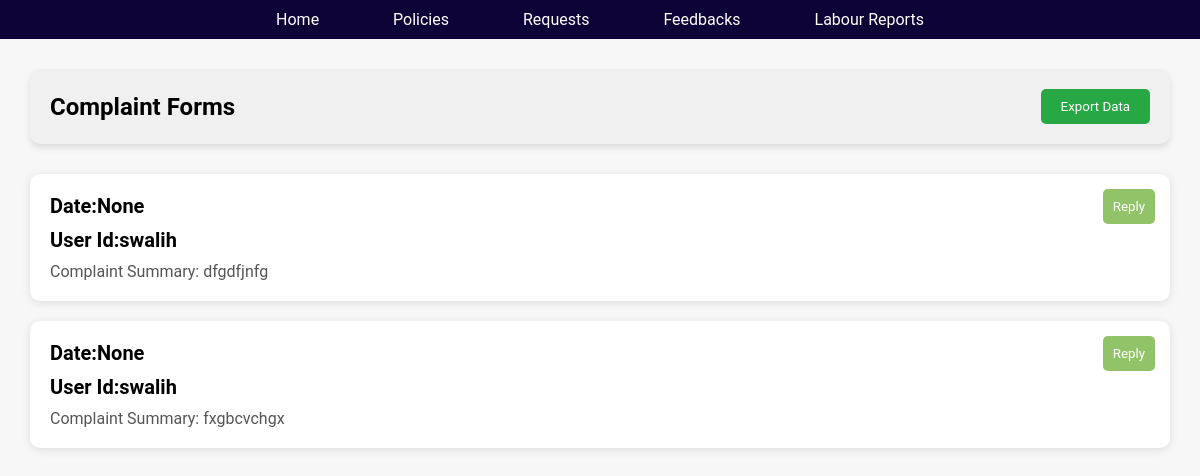
/Complaint/, run on the app's committed database.
### admin_app/models.py (models this page shows)
class complaint(models.Model):
     loginid=models.ForeignKey(Usertable,on_delete=models.CASCADE,null=True,blank=True)
     complaint =models.CharField(max_length=100,null=True,blank=True)
     date =models.DateTimeField(auto_now_add=True,null=True,blank=True)
     reply =models.CharField(max_length=100,null=True,blank=True)
     status =models.CharField(max_length=100,null=True,blank=True)

class Usertable(models.Model):
     username =models.CharField(max_length=100,null=True,blank=True)
     password =models.CharField(max_length=100,null=True,blank=True)
     type =models.CharField(max_length=100,null=True,blank=True)
     statusl=models.CharField(max_length=100,default='rejected',null=True,blank=True)

### admin_app/views.py (the view)
# urls.py: path('Complaint/',Complaint.as_view(),name='Complaint12'),
class Complaint(View):
     def get(self,request):
          form = complaint.objects.all()
          return render(request,'admintemp/complaintbox.html' , {'form': form})

### templates/admintemp/complaintbox.html (shortened to what this page needs)
<!DOCTYPE html>
<html lang="en">
<head>
</head>
<body>
    <nav>
        <a href="/Home">Home</a>
        <a href="/Policy_List">Policies</a>
        <a href="/Approval">Requests</a>
        <a href="/Feedback">Feedbacks</a>
        <a href="/Labour">Labour Reports</a>
    </nav>
    <div class="content">
        <div class="heading">
            <h1>Complaint Forms</h1>
            <button class="flex-center" style="padding: 10px 20px; background-color: #28A745; color: white; border: none; border-radius: 5px;">Export Data</button>
        </div>
        {% for i in form %}
        <div class="complaint-card">
            <h3>Date:{{i.date }} </h3>
            <h3>User Id:{{ i.loginid.username }} </h3>
            <p>Complaint Summary: {{i.complaint}}</p>
            <a href="{% url 'complaintreplay' i.id %}">
                <button class="reply-btn" aria-label="Reply to complaint ">Reply</button>
            </a>
        </div>
        {% endfor %}
    </div>
</body>
</html>

### templates/admintemp/complaintbox.html (style rules this page uses)
* { margin: 0; padding: 0; box-sizing: border-box; font-family: 'Roboto', sans-serif; }
.content { padding: 30px; background-color: #F7F7F7; height: 100vh; overflow-y: auto; }
.heading { display: flex; justify-content: space-between; align-items: center; background-color: #F0F0F0; padding: 20px; border-radius: 10px; box-shadow: 0 4px 6px rgba(0, 0, 0, 0.1); margin-bottom: 30px; }
.heading h1 { margin: 0; font-size: 24px; }
.complaint-card { background-color: white; padding: 20px; margin-bottom: 20px; border-radius: 10px; box-shadow: 0 2px 10px rgba(0, 0, 0, 0.1); position: relative; }
.complaint-card h3 { margin-bottom: 10px; font-size: 20px; }
.complaint-card p { color: #555; }
.flex-center { display: flex; justify-content: center; align-items: center; }
nav { background-color: #0D0336;; padding: 10px; text-align: center; }
nav a { color: #fff; padding: 12px 20px; text-decoration: none; margin: 0 15px; border-radius: 5px; transition: background-color 0.3s ease; }
.reply-btn { background-color: rgb(145, 195, 105); color: white; padding: 10px; border: none; border-radius: 5px; cursor: pointer; position: absolute; right: 15px; top: 15px; }

### data on the page
complaint: date "None", loginid.username "swalih", complaint "dfgdfjnfg"
complaint: date "None", loginid.username "swalih", complaint "fxgbcvchgx"
